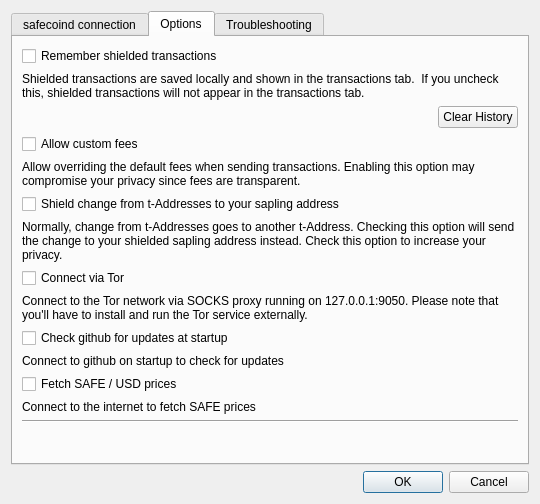
<?xml version="1.0" encoding="UTF-8"?>
<ui version="4.0">
 <class>Settings</class>
 <widget class="QDialog" name="Settings">
  <property name="geometry">
   <rect>
    <x>0</x>
    <y>0</y>
    <width>540</width>
    <height>504</height>
   </rect>
  </property>
  <property name="minimumSize">
   <size>
    <width>540</width>
    <height>500</height>
   </size>
  </property>
  <property name="windowTitle">
   <string>Settings</string>
  </property>
  <property name="modal">
   <bool>true</bool>
  </property>
  <layout class="QVBoxLayout" name="verticalLayout">
   <item>
    <widget class="QTabWidget" name="tabWidget">
     <property name="currentIndex">
      <number>1</number>
     </property>
     <widget class="QWidget" name="tab">
      <attribute name="title">
       <string>safecoind connection</string>
      </attribute>
      <layout class="QVBoxLayout" name="verticalLayout_3">
       <item>
        <widget class="QLabel" name="confMsg">
         <property name="text">
          <string notr="true">&lt;html&gt;&lt;head/&gt;&lt;body&gt;&lt;p&gt;&lt;br/&gt;&lt;/p&gt;&lt;/body&gt;&lt;/html&gt;</string>
         </property>
         <property name="textInteractionFlags">
          <set>Qt::LinksAccessibleByMouse|Qt::TextSelectableByMouse</set>
         </property>
        </widget>
       </item>
       <item>
        <widget class="Line" name="line">
         <property name="orientation">
          <enum>Qt::Horizontal</enum>
         </property>
        </widget>
       </item>
       <item>
        <widget class="QLabel" name="label">
         <property name="minimumSize">
          <size>
           <width>60</width>
           <height>0</height>
          </size>
         </property>
         <property name="text">
          <string>Host</string>
         </property>
        </widget>
       </item>
       <item>
        <widget class="QLineEdit" name="hostname">
         <property name="placeholderText">
          <string/>
         </property>
        </widget>
       </item>
       <item>
        <widget class="QLabel" name="label_2">
         <property name="minimumSize">
          <size>
           <width>60</width>
           <height>0</height>
          </size>
         </property>
         <property name="text">
          <string>Port</string>
         </property>
        </widget>
       </item>
       <item>
        <widget class="QLineEdit" name="port">
         <property name="placeholderText">
          <string/>
         </property>
        </widget>
       </item>
       <item>
        <widget class="QLabel" name="label_3">
         <property name="minimumSize">
          <size>
           <width>60</width>
           <height>0</height>
          </size>
         </property>
         <property name="text">
          <string>RPC Username</string>
         </property>
        </widget>
       </item>
       <item>
        <widget class="QLineEdit" name="rpcuser"/>
       </item>
       <item>
        <widget class="QLabel" name="label_4">
         <property name="minimumSize">
          <size>
           <width>60</width>
           <height>0</height>
          </size>
         </property>
         <property name="text">
          <string>RPC Password</string>
         </property>
        </widget>
       </item>
       <item>
        <widget class="QLineEdit" name="rpcpassword"/>
       </item>
       <item>
        <layout class="QVBoxLayout" name="verticalLayout_2"/>
       </item>
       <item>
        <spacer name="verticalSpacer">
         <property name="orientation">
          <enum>Qt::Vertical</enum>
         </property>
         <property name="sizeHint" stdset="0">
          <size>
           <width>20</width>
           <height>40</height>
          </size>
         </property>
        </spacer>
       </item>
      </layout>
     </widget>
     <widget class="QWidget" name="tab_2">
      <attribute name="title">
       <string>Options</string>
      </attribute>
      <layout class="QGridLayout" name="gridLayout">
       <item row="14" column="0" colspan="2">
        <spacer name="verticalSpacer_2">
         <property name="orientation">
          <enum>Qt::Vertical</enum>
         </property>
         <property name="sizeHint" stdset="0">
          <size>
           <width>20</width>
           <height>40</height>
          </size>
         </property>
        </spacer>
       </item>
       <item row="2" column="0">
        <spacer name="horizontalSpacer">
         <property name="orientation">
          <enum>Qt::Horizontal</enum>
         </property>
         <property name="sizeHint" stdset="0">
          <size>
           <width>40</width>
           <height>20</height>
          </size>
         </property>
        </spacer>
       </item>
       <item row="7" column="0">
        <widget class="QCheckBox" name="chkTor">
         <property name="text">
          <string>Connect via Tor</string>
         </property>
        </widget>
       </item>
       <item row="9" column="0" colspan="2">
        <widget class="QCheckBox" name="chkCheckUpdates">
         <property name="text">
          <string>Check github for updates at startup</string>
         </property>
        </widget>
       </item>
       <item row="13" column="0" colspan="2">
        <widget class="Line" name="line_2">
         <property name="orientation">
          <enum>Qt::Horizontal</enum>
         </property>
        </widget>
       </item>
       <item row="0" column="0" colspan="2">
        <widget class="QCheckBox" name="chkSaveTxs">
         <property name="text">
          <string>Remember shielded transactions</string>
         </property>
        </widget>
       </item>
       <item row="6" column="0" colspan="2">
        <widget class="QLabel" name="label_7">
         <property name="text">
          <string>Normally, change from t-Addresses goes to another t-Address. Checking this option will send the change to your shielded sapling address instead. Check this option to increase your privacy.</string>
         </property>
         <property name="wordWrap">
          <bool>true</bool>
         </property>
        </widget>
       </item>
       <item row="4" column="0" colspan="2">
        <widget class="QLabel" name="label_6">
         <property name="text">
          <string>Allow overriding the default fees when sending transactions. Enabling this option may compromise your privacy since fees are transparent. </string>
         </property>
         <property name="wordWrap">
          <bool>true</bool>
         </property>
        </widget>
       </item>
       <item row="2" column="1">
        <widget class="QPushButton" name="btnClearSaved">
         <property name="text">
          <string>Clear History</string>
         </property>
        </widget>
       </item>
       <item row="1" column="0" colspan="2">
        <widget class="QLabel" name="label_5">
         <property name="text">
          <string>Shielded transactions are saved locally and shown in the transactions tab.  If you uncheck this, shielded transactions will not appear in the transactions tab.</string>
         </property>
         <property name="wordWrap">
          <bool>true</bool>
         </property>
        </widget>
       </item>
       <item row="3" column="0">
        <widget class="QCheckBox" name="chkCustomFees">
         <property name="text">
          <string>Allow custom fees</string>
         </property>
        </widget>
       </item>
       <item row="5" column="0" colspan="2">
        <widget class="QCheckBox" name="chkAutoShield">
         <property name="text">
          <string>Shield change from t-Addresses to your sapling address</string>
         </property>
        </widget>
       </item>
       <item row="8" column="0" colspan="2">
        <widget class="QLabel" name="lblTor">
         <property name="text">
          <string>Connect to the Tor network via SOCKS proxy running on 127.0.0.1:9050. Please note that you'll have to install and run the Tor service externally.</string>
         </property>
         <property name="wordWrap">
          <bool>true</bool>
         </property>
        </widget>
       </item>
       <item row="10" column="0" colspan="2">
        <widget class="QLabel" name="label_8">
         <property name="text">
          <string>Connect to github on startup to check for updates</string>
         </property>
        </widget>
       </item>
       <item row="12" column="0" colspan="2">
        <widget class="QLabel" name="label_10">
         <property name="text">
          <string>Connect to the internet to fetch SAFE prices</string>
         </property>
        </widget>
       </item>
       <item row="11" column="0" colspan="2">
        <widget class="QCheckBox" name="chkFetchPrices">
         <property name="text">
          <string>Fetch SAFE / USD prices</string>
         </property>
        </widget>
       </item>
      </layout>
     </widget>
     <widget class="QWidget" name="tab_3">
      <attribute name="title">
       <string>Troubleshooting</string>
      </attribute>
      <layout class="QGridLayout" name="gridLayout_2">
       <item row="5" column="0">
        <widget class="QCheckBox" name="chkReindex">
         <property name="text">
          <string>Reindex</string>
         </property>
        </widget>
       </item>
       <item row="1" column="0">
        <widget class="QLabel" name="label_9">
         <property name="text">
          <string>Rescan the blockchain for any missing wallet transactions and to correct your wallet balance. This may take several hours. You need to restart SafecoinWallet for this to take effect</string>
         </property>
         <property name="wordWrap">
          <bool>true</bool>
         </property>
        </widget>
       </item>
       <item row="0" column="0">
        <widget class="QCheckBox" name="chkRescan">
         <property name="text">
          <string>Rescan</string>
         </property>
        </widget>
       </item>
       <item row="2" column="0">
        <widget class="Line" name="line_3">
         <property name="orientation">
          <enum>Qt::Horizontal</enum>
         </property>
        </widget>
       </item>
       <item row="9" column="0">
        <spacer name="verticalSpacer_3">
         <property name="orientation">
          <enum>Qt::Vertical</enum>
         </property>
         <property name="sizeHint" stdset="0">
          <size>
           <width>20</width>
           <height>40</height>
          </size>
         </property>
        </spacer>
       </item>
       <item row="2" column="0">
        <widget class="QLabel" name="label_12">
         <property name="text">
          <string/>
         </property>
        </widget>
       </item>
       <item row="6" column="0">
        <widget class="QLabel" name="label_11">
         <property name="text">
          <string>Rebuild the entire blockchain from the genesis block, by rescanning all the block files. This may take several hours to days, depending on your hardware. You need to restart SafecoinWallet for this to take effect</string>
         </property>
         <property name="wordWrap">
          <bool>true</bool>
         </property>
        </widget>
       </item>
       <item row="8" column="0">
        <widget class="Line" name="line_4">
         <property name="orientation">
          <enum>Qt::Horizontal</enum>
         </property>
        </widget>
       </item>
       <item row="7" column="0">
        <widget class="QLabel" name="label_13">
         <property name="text">
          <string/>
         </property>
        </widget>
       </item>
      </layout>
     </widget>
    </widget>
   </item>
   <item>
    <widget class="QDialogButtonBox" name="buttonBox">
     <property name="orientation">
      <enum>Qt::Horizontal</enum>
     </property>
     <property name="standardButtons">
      <set>QDialogButtonBox::Cancel|QDialogButtonBox::Ok</set>
     </property>
    </widget>
   </item>
  </layout>
 </widget>
 <resources/>
 <connections>
  <connection>
   <sender>buttonBox</sender>
   <signal>accepted()</signal>
   <receiver>Settings</receiver>
   <slot>accept()</slot>
   <hints>
    <hint type="sourcelabel">
     <x>248</x>
     <y>254</y>
    </hint>
    <hint type="destinationlabel">
     <x>157</x>
     <y>274</y>
    </hint>
   </hints>
  </connection>
  <connection>
   <sender>buttonBox</sender>
   <signal>rejected()</signal>
   <receiver>Settings</receiver>
   <slot>reject()</slot>
   <hints>
    <hint type="sourcelabel">
     <x>316</x>
     <y>260</y>
    </hint>
    <hint type="destinationlabel">
     <x>286</x>
     <y>274</y>
    </hint>
   </hints>
  </connection>
 </connections>
</ui>
